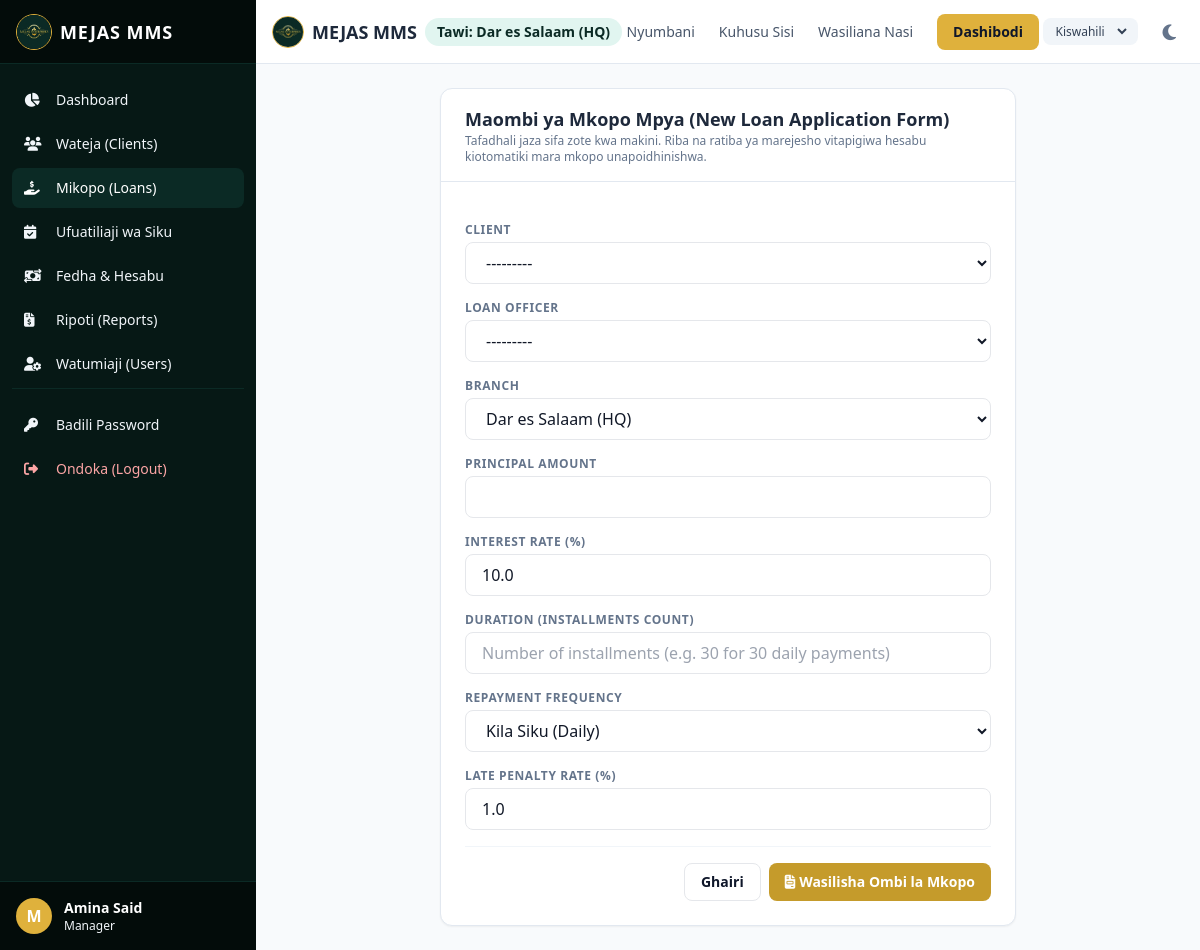
The app's page /sw/loans/apply/ (signed in) with its own data.
### mms_app/models.py (models this page shows)
class User(AbstractUser):
    class Role(models.TextChoices):
        CEO = "CEO", _("CEO / Admin")
        ADMIN = "ADMIN", _("Administrator")
        MANAGER = "MANAGER", _("Manager")
        CASHIER = "CASHIER", _("Cashier (Mhazini)")
        OFFICER = "OFFICER", _("Loan Officer")
        CLIENT = "CLIENT", _("Mteja (Client)")
    role = models.CharField(
        _("User Role"),
        max_length=20,
        choices=Role.choices,
        default=Role.CLIENT,
    )
    branch = models.ForeignKey(
        Branch,
        on_delete=models.SET_NULL,
        null=True,
        blank=True,
        related_name="users",
        verbose_name=_("Branch"),
    )
    phone = models.CharField(_("Phone Number"), max_length=20, blank=True, null=True)
    nida = models.CharField(_("NIDA ID Number"), max_length=20, blank=True, null=True)
    photo = models.ImageField(_("Photo"), upload_to="user_photos/", blank=True, null=True)
    def __str__(self):
        full_name = self.get_full_name()
        name = full_name if full_name else self.username
        return f"{name} ({self.get_role_display()})"
    class Meta:
        verbose_name = _("User")
        verbose_name_plural = _("Users")

class Branch(models.Model):
    name = models.CharField(_("Branch Name"), max_length=100)
    location = models.CharField(_("Location"), max_length=150, blank=True, null=True)
    created_at = models.DateTimeField(auto_now_add=True)
    def __str__(self):
        return self.name
    class Meta:
        verbose_name = _("Branch")
        verbose_name_plural = _("Branches")

### mms_app/views.py (the view)
# urls.py: path("loans/apply/", views.loan_apply_view, name="loan_apply"),
@login_required
def loan_apply_view(request):
    if request.user.role not in [User.Role.CEO, User.Role.ADMIN, User.Role.MANAGER, User.Role.OFFICER]:
        raise Http404(_("Ruhusa imekataliwa."))
    if request.method == "POST":
        form = LoanApplicationForm(request.POST)
        if form.is_valid():
            loan = form.save(commit=False)
            loan.status = Loan.Status.PENDING
            loan.save()
            log_activity(request.user, "LOAN_APPLICATION", f"Submitted loan application of TZS {loan.principal_amount} for client {loan.client.get_full_name()}", request)
            messages.success(request, _("Maombi ya mkopo yamewasilishwa kikamilifu!"))
            return redirect("loan_list")
        else:
            messages.error(request, _("Kuna makosa kwenye fomu."))
    else:
        form = LoanApplicationForm(initial={
            "branch": request.user.branch,
            "officer": request.user if request.user.role == User.Role.OFFICER else None,
            "interest_rate": 10.0,
            "penalty_rate": 1.0,
        })
    return render(request, "loans/loan_apply.html", {"form": form})

### templates/loans/loan_apply.html (shortened to what this page needs)
{% extends 'base.html' %}
{% load i18n %}
{% block content %}
<div class="max-w-xl mx-auto bg-white dark:bg-slate-800 rounded-xl border border-slate-200 dark:border-slate-700 shadow-sm overflow-hidden">
    <div class="px-6 py-4 border-b border-slate-200 dark:border-slate-700">
        <h3 class="font-bold text-lg text-slate-800 dark:text-white">{% translate "Maombi ya Mkopo Mpya (New Loan Application Form)" %}</h3>
        <p class="text-xs text-slate-500">{% translate "Tafadhali jaza sifa zote kwa makini. Riba na ratiba ya marejesho vitapigiwa hesabu kiotomatiki mara mkopo unapoidhinishwa." %}</p>
    </div>
    <form method="post" class="p-6 space-y-4">
        {% for field in form %}
        <div>
            <label for="{{ field.id_for_label }}" class="block text-xs font-semibold text-slate-500 uppercase tracking-wider mb-1">
                {{ field.label }}
            </label>
            {{ field }}
        </div>
        {% endfor %}
        <div class="pt-4 flex justify-end gap-2 border-t border-slate-100 dark:border-slate-700">
            <a href="{% url 'loan_list' %}" class="px-4 py-2 border rounded-lg text-sm font-semibold hover:bg-slate-100 dark:hover:bg-slate-750 transition">
                {% translate "Ghairi" %}
            </a>
            <button type="submit" class="px-4 py-2 bg-brand-600 hover:bg-brand-700 text-white font-bold rounded-lg text-sm transition">
                <i class="fa-solid fa-file-invoice mr-1"></i>{% translate "Wasilisha Ombi la Mkopo" %}
            </button>
        </div>
    </form>
</div>
{% endblock %}

### templates/base.html (shortened to what this page needs)
{% load i18n static %}
<!DOCTYPE html>
<html lang="{{ LANGUAGE_CODE }}" class="h-full">
<head>
    <script src="https://cdn.tailwindcss.com"></script>
    <link rel="stylesheet" href="https://cdnjs.cloudflare.com/ajax/libs/font-awesome/6.4.0/css/all.min.css">
</head>
<body class="h-full bg-slate-50 text-slate-900 dark:bg-slate-900 dark:text-slate-100 transition-colors duration-200 flex flex-col">
    <div class="flex h-screen overflow-hidden">
        {% if user.is_authenticated %}
        <aside id="sidebar" class="no-print hidden md:flex flex-col w-64 bg-brand-900 text-slate-100 dark:bg-slate-950 flex-shrink-0 z-20">
            <div class="h-16 flex items-center justify-between px-4 bg-brand-950 border-b border-brand-800 dark:border-slate-800">
                <a href="{% url 'dashboard' %}" class="flex items-center gap-2">
                    <img src="{% static 'logo.png' %}" class="h-9 w-9 rounded-full object-cover border border-brand-500" alt="logo">
                    <span class="font-bold text-lg tracking-wider text-white">MEJAS MMS</span>
                </a>
            </div>
            <nav class="flex-1 px-3 py-4 space-y-1 overflow-y-auto">
                <a href="{% url 'dashboard' %}" class="flex items-center gap-3 px-3 py-2.5 rounded-lg text-sm font-medium hover:bg-brand-800 transition-colors ">
                    <i class="fa-solid fa-chart-pie w-5"></i>
                    <span>{% translate "Dashboard" %}</span>
                </a>
                {% if user.role != 'CLIENT' %}
                <a href="{% url 'client_list' %}" class="flex items-center gap-3 px-3 py-2.5 rounded-lg text-sm font-medium hover:bg-brand-800 transition-colors ">
                    <i class="fa-solid fa-users w-5"></i>
                    <span>{% translate "Wateja (Clients)" %}</span>
                </a>
                {% endif %}
                <a href="{% url 'loan_list' %}" class="flex items-center gap-3 px-3 py-2.5 rounded-lg text-sm font-medium hover:bg-brand-800 transition-colors {% if 'loan' in request.resolver_match.url_name %}bg-brand-800 text-white{% endif %}">
                    <i class="fa-solid fa-hand-holding-dollar w-5"></i>
                    <span>{% translate "Mikopo (Loans)" %}</span>
                </a>
                {% if user.role != 'CLIENT' %}
                <a href="{% url 'daily_repayment_tracking' %}" class="flex items-center gap-3 px-3 py-2.5 rounded-lg text-sm font-medium hover:bg-brand-800 transition-colors ">
                    <i class="fa-solid fa-calendar-check w-5"></i>
                    <span>{% translate "Ufuatiliaji wa Siku" %}</span>
                </a>
                {% endif %}
                {% if user.role in 'CEO,MANAGER,CASHIER' %}
                <a href="{% url 'cash_flow_list' %}" class="flex items-center gap-3 px-3 py-2.5 rounded-lg text-sm font-medium hover:bg-brand-800 transition-colors ">
                    <i class="fa-solid fa-money-bill-transfer w-5"></i>
                    <span>{% translate "Fedha & Hesabu" %}</span>
                </a>
                {% endif %}
                {% if user.role in 'CEO,MANAGER' %}
                <a href="{% url 'reports_menu' %}" class="flex items-center gap-3 px-3 py-2.5 rounded-lg text-sm font-medium hover:bg-brand-800 transition-colors ">
                    <i class="fa-solid fa-file-invoice-dollar w-5"></i>
                    <span>{% translate "Ripoti (Reports)" %}</span>
                </a>
                <a href="{% url 'user_list' %}" class="flex items-center gap-3 px-3 py-2.5 rounded-lg text-sm font-medium hover:bg-brand-800 transition-colors ">
                    <i class="fa-solid fa-user-gear w-5"></i>
                    <span>{% translate "Watumiaji (Users)" %}</span>
                </a>
                {% endif %}
                <div class="pt-4 mt-4 border-t border-brand-800 dark:border-slate-800">
                    <a href="{% url 'password_change' %}" class="flex items-center gap-3 px-3 py-2.5 rounded-lg text-sm font-medium hover:bg-brand-800 transition-colors ">
                        <i class="fa-solid fa-key w-5"></i>
                        <span>{% translate "Badili Password" %}</span>
                    </a>
                    <a href="{% url 'logout' %}" class="flex items-center gap-3 px-3 py-2.5 rounded-lg text-sm font-medium text-red-300 hover:bg-red-950 transition-colors mt-1">
                        <i class="fa-solid fa-right-from-bracket w-5"></i>
                        <span>{% translate "Ondoka (Logout)" %}</span>
                    </a>
                </div>
            </nav>
            <div class="p-4 bg-brand-950 border-t border-brand-800 dark:border-slate-800 flex items-center gap-3">
                {% if user.photo %}
                    <img src="{{ user.photo.url }}" class="h-9 w-9 rounded-full object-cover border border-brand-500" alt="avatar">
                {% else %}
                    <div class="h-9 w-9 rounded-full bg-brand-500 flex items-center justify-center text-white font-bold">
                        {{ user.username|slice:":1"|upper }}
                    </div>
                {% endif %}
                <div class="truncate">
                    <p class="text-sm font-semibold text-white truncate">{{ user.get_full_name|default:user.username }}</p>
                    <p class="text-xs text-brand-300 truncate">{{ user.get_role_display }}</p>
                </div>
            </div>
        </aside>
        {% endif %}
        <div class="flex-1 flex flex-col overflow-hidden min-w-0">
            <header class="no-print h-16 bg-white dark:bg-slate-900 border-b border-slate-200 dark:border-slate-800 flex items-center justify-between px-4 z-10 flex-shrink-0">
                <div class="flex items-center gap-3">
                    <div class="flex items-center gap-2">
                        <a href="/" class="flex items-center gap-2">
                            <img src="{% static 'logo.png' %}" class="h-8 w-8 rounded-full object-cover border border-brand-500" alt="logo">
                            <h1 class="text-lg font-bold text-slate-800 dark:text-white">MEJAS MMS</h1>
                        </a>
                        {% if user.is_authenticated %}
                        <span class="hidden md:inline-block text-sm font-semibold bg-brand-100 text-brand-800 dark:bg-slate-800 dark:text-brand-200 px-3 py-1 rounded-full">
                            {% if user.branch %}Tawi: {{ user.branch.name }}{% else %}HQ / Makao Makuu{% endif %}
                        </span>
                        {% endif %}
                    </div>
                </div>
                <div class="hidden md:flex items-center gap-6 text-sm font-medium">
                    <a href="{% url 'home' %}" class="text-slate-600 hover:text-brand-500 dark:text-slate-300 dark:hover:text-brand-500 transition-colors">{% translate "Nyumbani" %}</a>
                    <a href="{% url 'about' %}" class="text-slate-600 hover:text-brand-500 dark:text-slate-300 dark:hover:text-brand-500 transition-colors">{% translate "Kuhusu Sisi" %}</a>
                    <a href="{% url 'contact' %}" class="text-slate-600 hover:text-brand-500 dark:text-slate-300 dark:hover:text-brand-500 transition-colors">{% translate "Wasiliana Nasi" %}</a>
                    {% if user.is_authenticated %}
                        <a href="{% url 'dashboard' %}" class="bg-brand-500 hover:bg-brand-600 text-slate-900 px-4 py-2 rounded-lg transition-colors font-semibold">{% translate "Dashibodi" %}</a>
                    {% else %}
                        <a href="{% url 'login' %}" class="bg-brand-500 hover:bg-brand-600 text-slate-900 px-4 py-2 rounded-lg transition-colors font-semibold">{% translate "Ingia" %}</a>
                    {% endif %}
                </div>
                <div class="flex items-center gap-4">
                    <form action="/i18n/setlang/" method="post" class="inline-flex items-center bg-slate-100 dark:bg-slate-800 rounded-lg px-2 py-1 text-xs">
                        <select name="language" onchange="this.form.submit()" class="bg-transparent text-slate-700 dark:text-slate-200 border-none outline-none focus:ring-0 font-medium">
                            {% get_current_language as CURRENT_LANG %}
                            {% get_available_languages as ALL_LANGS %}
                            {% for lang in ALL_LANGS %}
                                <option value="{{ lang.0 }}" {% if lang.0 == CURRENT_LANG %}selected{% endif %}>
                                    {{ lang.1 }}
                                </option>
                            {% endfor %}
                        </select>
                    </form>
                    <button id="theme-toggle" type="button" class="text-slate-500 dark:text-slate-400 hover:bg-slate-100 dark:hover:bg-slate-800 focus:outline-none focus:ring-4 focus:ring-slate-200 dark:focus:ring-slate-700 rounded-lg text-sm p-2">
                        <i id="theme-toggle-dark-icon" class="hidden fa-solid fa-moon text-lg"></i>
                    </button>
                </div>
            </header>
            <main class="flex-1 overflow-y-auto p-4 md:p-6 bg-slate-50 dark:bg-slate-900 print-full">
                {% block content %}{% endblock %}
            </main>
        </div>
    </div>
</body>
</html>

### records on screen
User: username "M", get_full_name "Amina Said", role "Manager", branch.name "Dar es Salaam (HQ)"

### other values on screen
{{ field.label }} "CLIENT" "LOAN OFFICER" "BRANCH" "PRINCIPAL AMOUNT" "INTEREST RATE (%)" "DURATION (INSTALLMENTS COUNT)" "REPAYMENT FREQUENCY" "LATE PENALTY RATE (%)"
form field language "Kiswahili"
